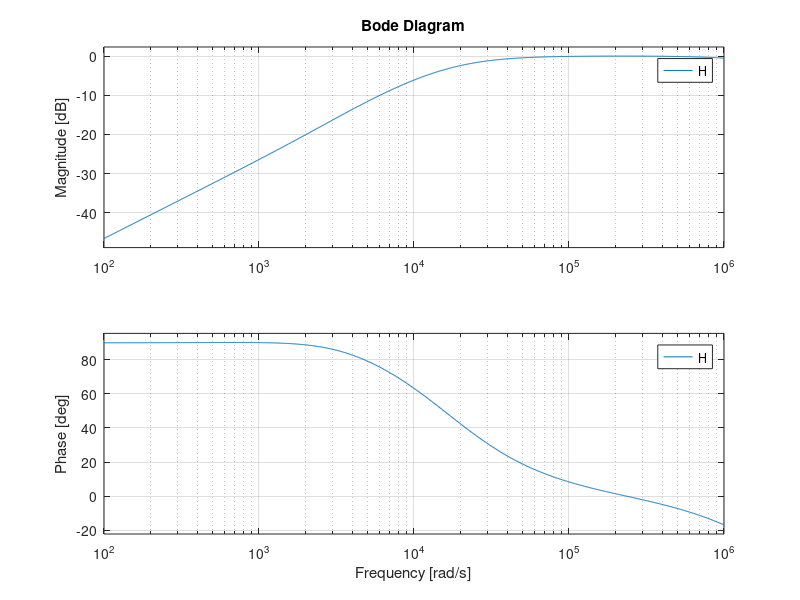

The MATLAB source for this figure:
clear;
clc;
s=tf('s');

R=620;
C=470e-9;
Rg = 100;
Cg = 680e-12;
Zg = 510e3;
BWP = 2*pi*3e6;

H= (C*Rg*s*(BWP + s)*(Cg*Zg*s + 1))/(C*Cg*(R*Rg + R*Zg + Rg*Zg)*s^3 + (C*R + C*Rg + Cg*Rg + Cg*Zg + BWP*C*Cg*R*Rg + BWP*C*Cg*Rg*Zg)*s^2 + (BWP*C*R + BWP*C*Rg + BWP*Cg*Rg + 1)*s + BWP);

bode(H,{1e2,1e6})


